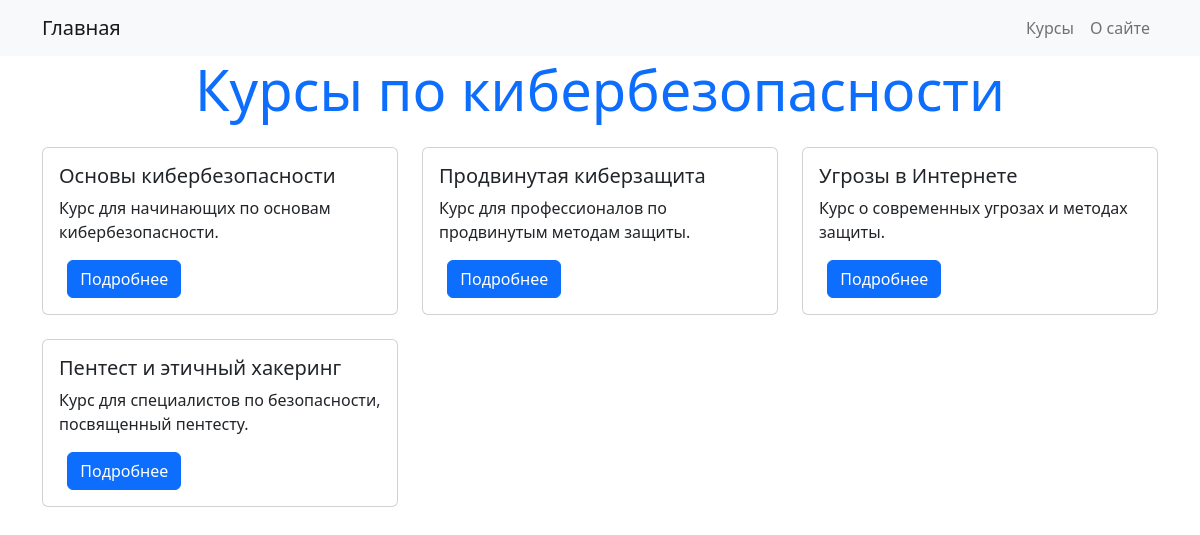
Page /courses/ on the committed database.
### courses/models.py (models this page shows, shortened)
class Course(models.Model):
    title = models.CharField(max_length=255)
    description = models.TextField()
    duration = models.PositiveIntegerField(help_text="Duration in hours", default=1)
    level = models.CharField(max_length=50,
                             choices=[('beginner', 'Beginner'),
                                      ('intermediate', 'Intermediate'),
                                      ('advanced', 'Advanced')],
                             default='beginner')
    created_at = models.DateTimeField(auto_now_add=True)
    updated_at = models.DateTimeField(auto_now=True)

### courses/views.py (the view)
# urls.py: path('courses/', views.index, name='index'),
def index(request):
    courses = Course.objects.all()
    return render(request, 'courses/index.html', {'courses': courses})

### courses/templates/courses/index.html
{% extends 'base.html' %}
{% block content %}
    <h1 class="text-center display-4 text-primary mb-4">Курсы по кибербезопасности</h1>
    <div class="container">
        <div class="row">
            {% for course in courses %}
                <div class="col-md-4" *ngFor="let course of courses">
                    <div class="card mb-4">
                        <div class="card-body">
                            <h5 class="card-title">{{ course.title }}</h5>
                            <p class="card-text">{{ course.description }}</p>
                            <a href="{% url 'course_detail' course.id %}" class="btn btn-primary">Подробнее</a>
                        </div>
                    </div>
                </div>
            {% endfor %}
        </div>
    </div>
{% endblock %}

### rows in the picture
Course: title "Основы кибербезопасности", description "Курс для начинающих по основам кибербезопасности."
Course: title "Продвинутая киберзащита", description "Курс для профессионалов по продвинутым методам защиты."
Course: title "Угрозы в Интернете", description "Курс о современных угрозах и методах защиты."
Course: title "Пентест и этичный хакеринг", description "Курс для специалистов по безопасности, посвященный пентесту."
